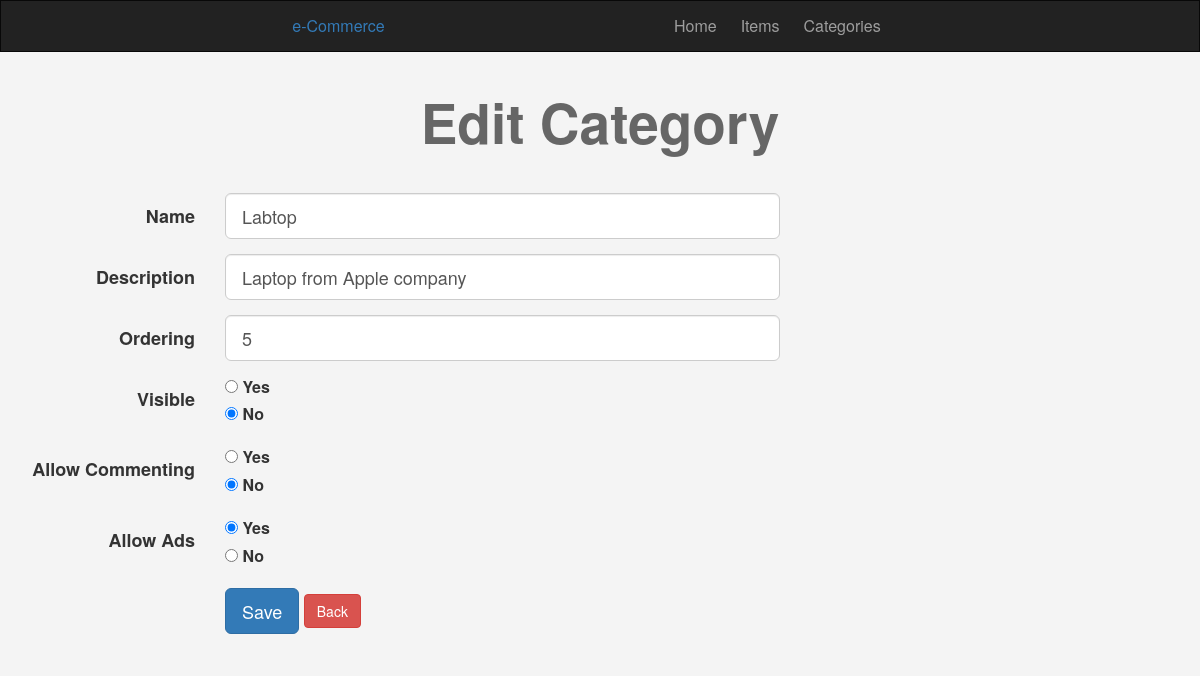
Screenshot of /admin/categories.php?do=Edit&cat_id=15 (signed in) with the database file from the repository.
### tables this page shows
CREATE TABLE `categories` (
  `id` smallint(6) NOT NULL,
  `name` varchar(100) NOT NULL,
  `description` text DEFAULT NULL,
  `ordaring` int(11) DEFAULT NULL,
  `visibility` tinyint(4) NOT NULL DEFAULT 0,
  `allow_comment` tinyint(4) NOT NULL DEFAULT 0,
  `allow_ads` tinyint(4) NOT NULL DEFAULT 0
);

### admin/includes/functions/functions.php (called while the page is built, shortened)
<?php
class Connection
{
    private $dsn = "mysql:host=localhost;dbname=ecommerce";
    private $user = "root";
    private $pass = "";
    private $options = array(
        PDO::MYSQL_ATTR_INIT_COMMAND => "SET NAMES utf8",
    );
    public $conn;
    public function __construct()
    {
        try {
            $this->conn = new PDO($this->dsn, $this->user, $this->pass, $this->options);
            $this->conn->setAttribute(PDO::ATTR_ERRMODE, PDO::ERRMODE_EXCEPTION);
        } catch (PDOException $e) {
            echo "Failed to connect " . $e->getMessage();
        }
    }
    public function fetch_data($filed, $table, $where = NULL, $value = NULL, $order = NULL, $all = NULL)
    {
        if($value == NULL) {
            if($all == NULL) {
                $stmt = $this->conn->prepare("SELECT $filed FROM $table $order");
                $stmt->execute();
                return $stmt->fetch();
            }
            elseif($all == "fetchAll") {
                $stmt = $this->conn->prepare("SELECT $filed FROM $table $order");
                $stmt->execute();
                return $stmt->fetchAll();
            }
        } else{
            if($all == NULL) {
                $stmt = $this->conn->prepare("SELECT $filed FROM $table WHERE $where = ? $order");
                $stmt->execute(array($value));
                return $stmt->fetch();
            }
            elseif($all == "fetchAll") {
                $stmt = $this->conn->prepare("SELECT $filed FROM $table WHERE $where = ? $order");
                $stmt->execute(array($value));
                return $stmt->fetchAll();
            }
        }
    }
}

### admin/categories.php (the view, shortened to what this page needs)
<?php
if(isset($_SESSION['admin'])) {
	include 'init.php';
    $category = new Category();
    $do = isset($_GET['do']) ? $_GET['do'] : 'Manage';
    if ($do == 'Manage') {
		$category = new Category();
		$categories = $category->fetch_data("*", "categories", order: 'ORDER BY ordaring', all: 'fetchAll');
		if(!empty($categories)) {
		?>
			<h1 class="text-center">Manage Categories</h1>
			<div class="container categories">
				<div class="panel panel-default">
					<div class="panel-heading">
						<i class="fa fa-edit"></i> Manage Categories
						<div class="option pull-right">
							<!-- <i class="fa fa-sort"></i> Ordering: [
							<a class="" href="?sort=asc">Asc</a> |
							<a class="" href="?sort=desc">Desc</a> ] -->
							<i class="fa fa-eye"></i> View: [
							<span class="active" data-view="full">Full</span> |
							<span data-view="classic">Classic</span> ]
						</div>
					</div>
					<div class="panel-body">
					<?php
						foreach($categories as $cat) {
					?>
						<div class='cat'>
							<div class='hidden-buttons'>
								<a href='?do=Edit&cat_id=<?= $cat['id'];?>' class='btn btn-xs btn-primary'><i class='fa fa-edit'></i> Edit</a>
								<a href='?do=Delete&cat_id=<?= $cat['id'];?>' class='confirm btn btn-xs btn-danger'><i class='fa fa-close'></i> Delete</a>
							</div>
							<h3><?= $cat['name'];?></h3>
							<div class='full-view'>
								<p><?= $cat['description'];?></p>
								<?= $cat['visibility'] == '0' ? '<span class="visibility cat-span"><i class="fa fa-eye"></i> Hidden</span>' : '';?>
								<?= $cat['allow_comment'] == '0' ? '<span class="commenting cat-span"><i class="fa fa-close"></i> Comment Disabled</span>' : '';?>
								<?= $cat['allow_ads'] == '0' ? '<span class="advertises cat-span"><i class="fa fa-close"></i> Ads Disabled</span>' : '';?>
							</div>
								<!-- <h4 class='child-head'>Child Categories</h4>
								<ul class='list-unstyled child-cats'>
									<li class='child-link'>
										<a href=''></a>
										<a href='' class='show-delete confirm'> Delete</a>
									</li>
								</ul>
		-->
						</div>
						<hr>
						<?php }?>
					</div>
				</div>
				<a class="add-category btn btn-primary" href="?do=Add"><i class="fa fa-plus"></i> Add New Category</a>
			</div>
			<?php
			} else { ?>
					<div class="container">
						<div class="nice-message">There\'s No Categories To Show</div>
						<a href="categories.php?do=Add" class="btn btn-primary">
							<i class="fa fa-plus"></i> New Category
						</a>
					</div>
					<?php }?>
    <?php } elseif ($do == 'Edit') {
        if(isset($_GET['cat_id']) && is_numeric($_GET['cat_id'])) {
            $cat_id = intval($_GET['cat_id']);
            $cat = $category->fetch_data("*", "categories", "id", $cat_id);
            if(!empty($cat)) {
        ?>
       <h1 class="text-center">Edit Category</h1>
				<div class="container">
					<form class="form-horizontal" action="?do=Update&cat_id=<?= $cat['id'];?>" method="POST">
						<div class="form-group form-group-lg">
							<label class="col-sm-2 control-label">Name</label>
							<div class="col-sm-10 col-md-6">
								<input type="text" name="name" class="form-control"  placeholder="Name Of The Category" value="<?= $cat['name'];?>" />
							</div>
						</div>
						<div class="form-group form-group-lg">
							<label class="col-sm-2 control-label">Description</label>
							<div class="col-sm-10 col-md-6">
								<input type="text" name="description" class="form-control" placeholder="Describe The Category" value="<?= $cat['description'];?>" />
							</div>
						</div>
						<div class="form-group form-group-lg">
							<label class="col-sm-2 control-label">Ordering</label>
							<div class="col-sm-10 col-md-6">
								<input type="text" name="ordering" class="form-control" placeholder="Number To Arrange The Categories" value="<?= $cat['ordaring'];?>" />
							</div>
						</div>
						<div class="form-group form-group-lg">
							<label class="col-sm-2 control-label">Visible</label>
							<div class="col-sm-10 col-md-6">
								<div>
									<input id="vis-yes" type="radio" name="visibility" value="1" <?= $cat['visibility'] == '1' ? 'checked' : '';?>/>
									<label for="vis-yes">Yes</label>
								</div>
								<div>
									<input id="vis-no" type="radio" name="visibility" value="0" <?= $cat['visibility'] == '0' ? 'checked' : '';?>/>
									<label for="vis-no">No</label>
								</div>
							</div>
						</div>
						<div class="form-group form-group-lg">
							<label class="col-sm-2 control-label">Allow Commenting</label>
							<div class="col-sm-10 col-md-6">
								<div>
									<input id="com-yes" type="radio" name="commenting" value="1" <?= $cat['allow_comment'] == '1' ? 'checked' : '';?>/>
									<label for="com-yes">Yes</label>
								</div>
								<div>
									<input id="com-no" type="radio" name="commenting" value="0" <?= $cat['allow_comment'] == '0' ? 'checked' : '';?>/>
									<label for="com-no">No</label>
								</div>
							</div>
						</div>
						<div class="form-group form-group-lg">
							<label class="col-sm-2 control-label">Allow Ads</label>
							<div class="col-sm-10 col-md-6">
								<div>
									<input id="ads-yes" type="radio" name="ads" value="1" <?= $cat['allow_ads'] == '1' ? 'checked' : '';?>/>
									<label for="ads-yes">Yes</label>
								</div>
								<div>
									<input id="ads-no" type="radio" name="ads" value="0" <?= $cat['allow_ads'] == '0' ? 'checked' : '';?>/>
									<label for="ads-no">No</label>
								</div>
							</div>
						</div>
						<div class="form-group form-group-lg">
							<div class="col-sm-offset-2 col-sm-10">
								<input type="submit" value="Save" class="btn btn-primary btn-lg" />
                                <a class="add-category btn btn-danger" href="?do=Manage">Back</a>
							</div>
						</div>
					</form>
				</div>
        <?php }
        } else{
            header("location:categories.php?do=Manage");
            exit();
        }
    } else{
        header("location:categories.php?do=Manage");
        exit();
    }
	include $tpl . 'footer.php';
} else {
	header("location: index.php");
	exit();
}

### admin/layout/css/backend.css (style rules this page uses)
body { background-color: #F4F4F4; font-size: 16px; }
.form-control { position: relative; }
h1 { font-size: 55px; margin: 40px 0; font-weight: bold; color: #666; }

### rows the page displays
categories: name "Labtop", description "Laptop from Apple company", ordering "5", visibility "☐ Yes", visibility "☑ No", allow_comment "☐ Yes", allow_comment "☑ No", allow_ads "☑ Yes", allow_ads "☐ No"
